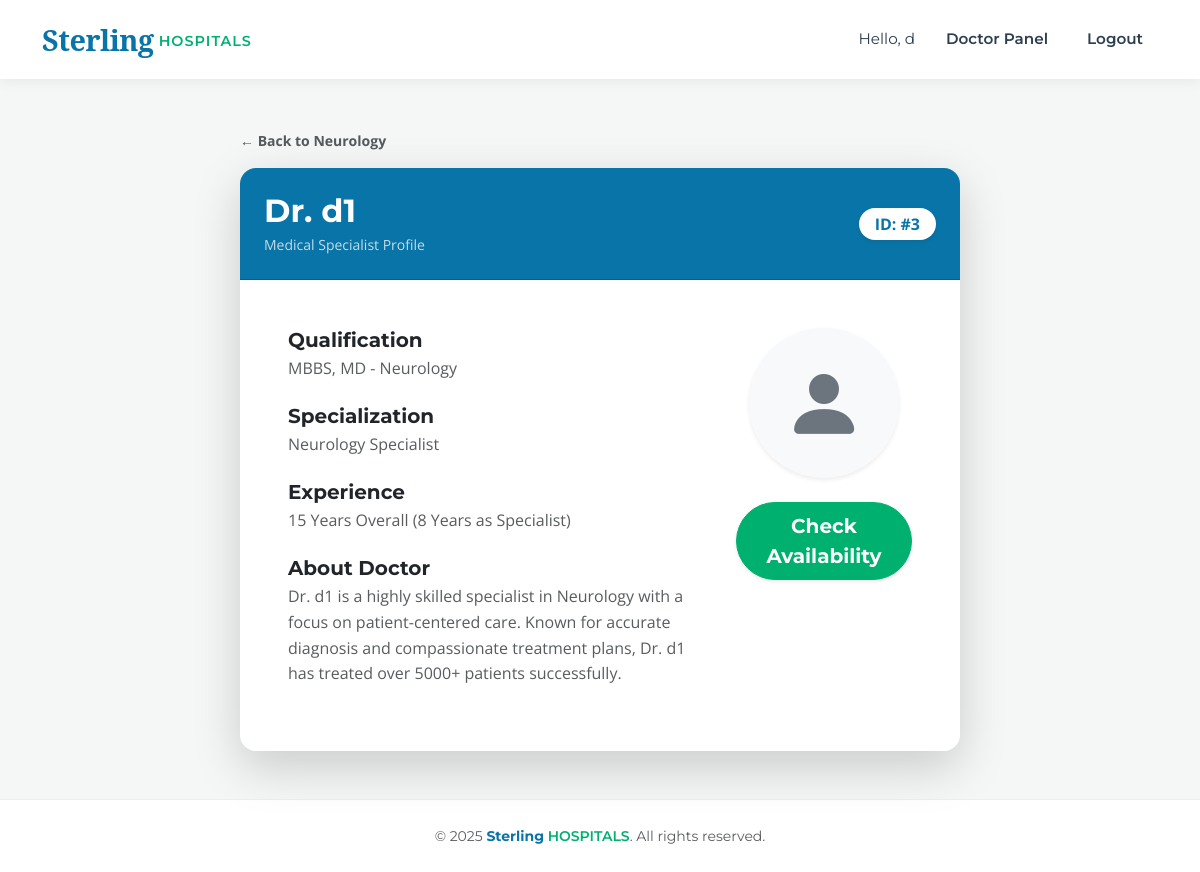
The page /doctor/3/details (signed in) on the database its author committed.
### models.py (models this page shows)
class User(db.Model, UserMixin):
    __tablename__ = 'users'
    id = db.Column(db.Integer, primary_key=True)
    username = db.Column(db.String(100), unique=True, nullable=False)
    email = db.Column(db.String(120), unique=True, nullable=False)
    password = db.Column(db.String(200), nullable=False)
    role = db.Column(db.String(20), nullable=False)  # admin, doctor, patient
    phone_number = db.Column(db.String(15), nullable=True)
    is_active_user = db.Column(db.Boolean, default=True)
    department_id = db.Column(db.Integer, db.ForeignKey('departments.id'), nullable=True)
    doctor_appointments = db.relationship('Appointment', foreign_keys='Appointment.doctor_id', backref='doctor_ref', lazy=True)
    patient_appointments = db.relationship('Appointment', foreign_keys='Appointment.patient_id', backref='patient_ref', lazy=True)

class Department(db.Model):
    __tablename__ = 'departments'
    id = db.Column(db.Integer, primary_key=True)
    name = db.Column(db.String(100), unique=True, nullable=False)
    description = db.Column(db.Text, nullable=True)
    doctors = db.relationship('User', backref='department', lazy=True)

### app.py (the view)
@app.route('/doctor/<int:doctor_id>/details')
@login_required
def doctor_profile(doctor_id):
    doctor = db.session.get(User, doctor_id)
    return render_template('doctor_profile.html', doctor=doctor)

### app.py (called while the page is built)
@login_manager.user_loader
def load_user(user_id):
    return db.session.get(User, int(user_id))

### templates/doctor_profile.html
{% extends "base.html" %}
{% block content %}
<div class="container mt-4">
    <div class="row justify-content-center">
        <div class="col-lg-8">
            <div class="mb-3">
                <a href="{{ url_for('department_details', department_id=doctor.department.id) }}" class="text-decoration-none text-muted fw-bold small">
                    &larr; Back to {{ doctor.department.name }}
                </a>
            </div>
            <div class="card shadow-lg border-0 rounded-4 overflow-hidden">
                <div class="card-header bg-primary text-white p-4 d-flex justify-content-between align-items-center">
                    <div>
                        <h2 class="fw-bold mb-1">Dr. {{ doctor.username }}</h2>
                        <p class="mb-0 opacity-75 small">Medical Specialist Profile</p>
                    </div>
                    <div>
                        <span class="badge bg-white text-primary fs-6 px-3 py-2 rounded-pill shadow-sm">
                            ID: #{{ doctor.id }}
                        </span>
                    </div>
                </div>
                <div class="card-body p-5">
                    <div class="row g-5">
                        <div class="col-md-8">
                            <h5 class="fw-bold text-dark mb-1">Qualification</h5>
                            <p class="text-muted mb-4">MBBS, MD - {{ doctor.department.name }}</p>
                            <h5 class="fw-bold text-dark mb-1">Specialization</h5>
                            <p class="text-muted mb-4">{{ doctor.department.name }} Specialist</p>
                            <h5 class="fw-bold text-dark mb-1">Experience</h5>
                            <p class="text-muted mb-4">15 Years Overall (8 Years as Specialist)</p>
                            <h5 class="fw-bold text-dark mb-1">About Doctor</h5>
                            <p class="text-muted" style="line-height: 1.6;">
                                Dr. {{ doctor.username }} is a highly skilled specialist in {{ doctor.department.name }} with a focus on patient-centered care.
                                Known for accurate diagnosis and compassionate treatment plans, Dr. {{ doctor.username }} has treated over 5000+ patients successfully.
                            </p>
                        </div>
                        <div class="col-md-4 text-center">
                            <div class="bg-light rounded-circle mx-auto mb-4 d-flex align-items-center justify-content-center shadow-sm"
                                 style="width: 150px; height: 150px;">
                                <i class="bi bi-person-fill text-secondary" style="font-size: 5rem;"></i>
                            </div>
                            <div class="d-grid gap-2">
                                <a href="{{ url_for('book_appointment', doctor_id=doctor.id) }}" class="btn btn-success btn-lg rounded-pill shadow-sm fw-bold w-100">
    Check Availability
</a>
                            </div>
                        </div>
                    </div>
                </div>
            </div>
        </div>
    </div>
</div>
{% endblock %}

### templates/base.html (shortened to what this page needs)
<!DOCTYPE html>
<html lang="en">
<head>
    <link href="https://cdn.jsdelivr.net/npm/bootstrap@5.3.0/dist/css/bootstrap.min.css" rel="stylesheet">
    <link rel="stylesheet" href="https://cdn.jsdelivr.net/npm/bootstrap-icons@1.11.1/font/bootstrap-icons.css">
    <link rel="stylesheet" href="{{ url_for('static', filename='css/style.css') }}">
</head>
<body class="d-flex flex-column min-vh-100">
    <nav class="navbar navbar-expand-lg navbar-light fixed-top">
        <div class="container">
            <a class="navbar-brand" href="{{ url_for('index') }}">
                <span class="brand-sterling">Sterling</span>
                <span class="brand-hospitals">HOSPITALS</span>
            </a>
            <div class="collapse navbar-collapse" id="navbarNav">
                <ul class="navbar-nav ms-auto align-items-center">
                    {% if current_user.is_authenticated %}
                        <li class="nav-item">
                            <span class="nav-link text-muted" style="font-weight: 400;">Hello, {{ current_user.username }}</span>
                        </li>
                        <li class="nav-item">
                            {% if current_user.role == 'admin' %}
                                <a class="nav-link" href="{{ url_for('admin_dashboard') }}">Admin Dashboard</a>
                            {% elif current_user.role == 'doctor' %}
                                <a class="nav-link" href="{{ url_for('doctor_dashboard') }}">Doctor Panel</a>
                            {% else %}
                                <a class="nav-link" href="{{ url_for('patient_dashboard') }}">My Dashboard</a>
                            {% endif %}
                        </li>
                        <li class="nav-item">
                            <a class="nav-link btn btn-danger text-white btn-sm ms-3" style="border-radius: 4px; padding: 6px 15px;" href="{{ url_for('logout') }}">Logout</a>
                        </li>
                    {% endif %}
                </ul>
            </div>
        </div>
    </nav>
    <div style="height: 80px;"></div>
    <div class="container mt-4 mb-5">
        {% block content %}{% endblock %}
    </div>
    <footer class="text-center text-muted py-4 mt-auto">
        <div class="container">
            <small>&copy; 2025 <span style="color: var(--brand-blue); font-weight:700;">Sterling</span> <span style="color: var(--brand-green); font-weight:600;">HOSPITALS</span>. All rights reserved.</small>
        </div>
    </footer>
</body>
</html>

### static/css/style.css (style rules this page uses)
:root { --brand-blue: #0974A7; --brand-dark-blue: #015890; --brand-green: #00B06F; --brand-dark-green:#008f5a; --brand-dark: #2c3e50; --brand-warning: #FAD10A; --brand-bg-soft: #f4f7f6; --font-primary: "Montserrat", sans-serif; --font-serif: "Noto Serif", serif; --font-text: "Open Sans", sans-serif; }
body { font-family: var(--font-text); background-color: var(--brand-bg-soft); color: #333; }
h1, h2, h3, h4, h5, h6, .btn, .navbar-brand, .nav-link, footer { font-family: var(--font-primary); }
.navbar { background-color: white !important; box-shadow: 0 4px 12px rgba(0,0,0,0.05); padding: 0.8rem 0; }
.navbar-brand { display: flex; align-items: center; text-decoration: none; }
.brand-sterling { font-family: var(--font-serif); color: var(--brand-blue); font-weight: 700; font-size: 1.8rem; letter-spacing: -0.5px; }
.brand-hospitals { font-family: var(--font-primary); color: var(--brand-green); font-weight: 600; font-size: 0.9rem; text-transform: uppercase; letter-spacing: 1px; margin-left: 5px; padding-top: 5px; }
.nav-link { color: var(--brand-dark) !important; font-weight: 600; font-size: 0.95rem; margin-left: 15px; transition: color 0.3s ease; }
.text-primary { color: var(--brand-blue) !important; }
.bg-primary { background-color: var(--brand-blue) !important; color: white !important; }
.btn-success { background-color: var(--brand-green) !important; border-color: var(--brand-green) !important; color: white !important; }
.card { border: none; border-radius: 8px; box-shadow: 0 4px 6px rgba(0,0,0,0.05); }
footer { background-color: white; border-top: 1px solid #eee; }

### rows shown on the page
User: username "d"
Department: department.name "Neurology"
User: username "d1", id "3"
